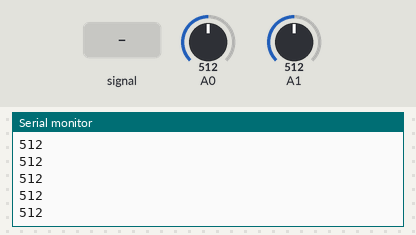
Simulated run of this sketch. Board: Arduino Uno, built with avr-gcc and run on an emulated ATmega328P. Parts: the last lines printed to the serial monitor. Inputs (shaded band) come from the test bench; at power-on: A0 = 512, A1 = 512.

Above: at 1.2 s.
1.3 s: A0 fed a 200 Hz sine of ±81 counts around its level
At 1.31 s:
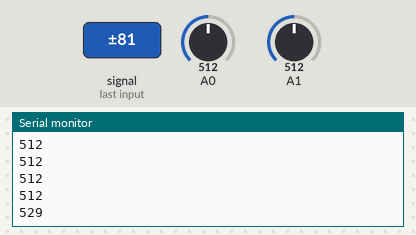
2.8 s: A0 set to 716
At 2.81 s:
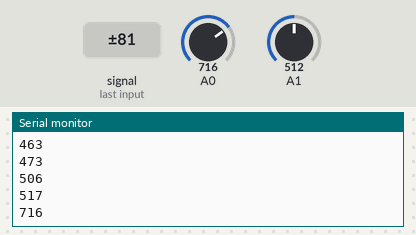
4.3 s: A0 set to 900
At 4.31 s:
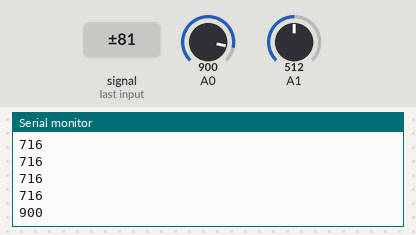
5.8 s: A0 fed a 200 Hz sine of ±81 counts around its level
At 5.82 s:
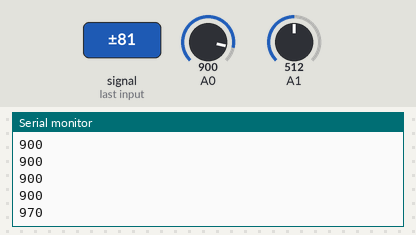
Timing chart, 0 to 8.3 s (numbered marks = the images above; inputs shaded):
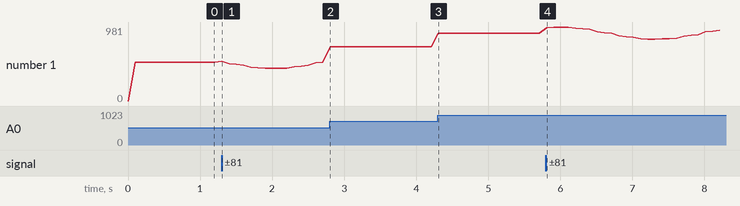

Measured:
- after the input at 1.3 s, the serial monitor: prints a new line at once (image 1)
- after the input at 2.8 s, the serial monitor: prints a new line at once (image 2)
- after the input at 4.3 s, the serial monitor: prints a new line at once (image 3)
- after the input at 5.8 s, the serial monitor: prints a new line at once (image 4)
- plotted number 1: 512 → 517 after the input at 1.3 s, 517 → 716 after the input at 2.8 s, 716 → 900 after the input at 4.3 s, 900 → 937 after the input at 5.8 s

The sketch:

ex2.ino
```cpp
#include <avr/io.h>
#include <avr/interrupt.h>

#define BAUD_RATE 9600

volatile uint16_t xValue = 0;    // X-axis ADC value
volatile uint16_t yValue = 0;    // Y-axis ADC value
volatile uint8_t channel = 0;    // Current ADC channel (0 or 1), 8-bit is sufficient

void adcread(uint8_t ch) {
    ADMUX = (ADMUX & 0xF0) | (ch & 0x07);  // Select channel (0-7)
    ADCSRA |= (1 << ADSC);                  // Start conversion
}

ISR(ADC_vect) {
    uint16_t adcValue = ADC;

    if (channel == 0) {
        xValue = adcValue;
        channel = 1;       // Switch to Y-axis (A1)
    } else {
        yValue = adcValue;
        channel = 0;       // Switch back to X-axis (A0)
    }

    adcread(channel);      // Start next conversion
}

void setup() {
    ADMUX = (1 << REFS0);

    ADCSRA = (1 << ADEN) | (1 << ADIE) | (1 << ADPS2) | (1 << ADPS1) | (1 << ADPS0);

    // Initialize Serial
    Serial.begin(BAUD_RATE);

    // Enable global interrupts
    sei();

    // Start first conversion on channel 0 (X-axis)
    adcread(0);
}

void loop() {
    // Safely read volatile variables
    noInterrupts();
    uint16_t x = xValue;
    uint16_t y = yValue;
    interrupts();

    // Print values
    Serial.println(x);


    delay(100);  // Control display rate
}
```
